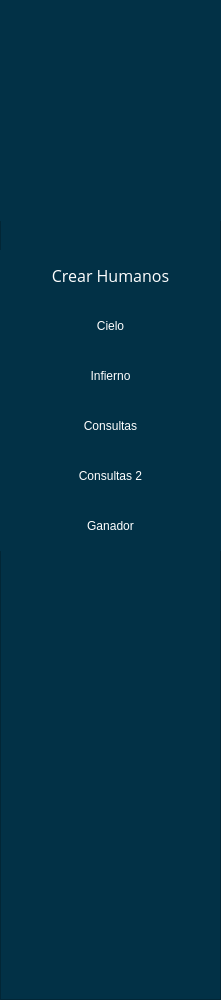
   <widget class="QFrame" name="sideBarFrame">
    <property name="geometry">
     <rect>
      <x>0</x>
      <y>0</y>
      <width>221</width>
      <height>1000</height>
     </rect>
    </property>
    <property name="styleSheet">
     <string notr="true">background-color:rgb(2, 49, 70);</string>
    </property>
    <property name="frameShape">
     <enum>QFrame::StyledPanel</enum>
    </property>
    <property name="frameShadow">
     <enum>QFrame::Raised</enum>
    </property>
    <widget class="QPushButton" name="botonHumanos">
     <property name="geometry">
      <rect>
       <x>0</x>
       <y>250</y>
       <width>221</width>
       <height>51</height>
      </rect>
     </property>
     <property name="font">
      <font>
       <family>Open Sans</family>
       <pointsize>12</pointsize>
       <weight>50</weight>
       <italic>false</italic>
       <bold>false</bold>
      </font>
     </property>
     <property name="styleSheet">
      <string notr="true">image:url(&quot;:/images/plus.png&quot;);
image-position:left;
color: white;
padding: 10px;
border:0px;
font: 12pt &quot;Open Sans&quot;;
</string>
     </property>
     <property name="text">
      <string>Crear Humanos</string>
     </property>
     <property name="iconSize">
      <size>
       <width>14</width>
       <height>14</height>
      </size>
     </property>
    </widget>
    <widget class="QPushButton" name="botonInfierno">
     <property name="geometry">
      <rect>
       <x>0</x>
       <y>350</y>
       <width>221</width>
       <height>51</height>
      </rect>
     </property>
     <property name="styleSheet">
      <string notr="true">image:url(&quot;:/images/hell.png&quot;);
image-position:left;
color: white;
padding: 10px;
border:0px;
font: 12pt &quot;Open Sans&quot;;
</string>
     </property>
     <property name="text">
      <string>Infierno</string>
     </property>
    </widget>
    <widget class="QPushButton" name="botonGanador">
     <property name="geometry">
      <rect>
       <x>0</x>
       <y>500</y>
       <width>221</width>
       <height>51</height>
      </rect>
     </property>
     <property name="styleSheet">
      <string notr="true">image:url(&quot;:/images/trophy.png&quot;);
image-position:left;
color: white;
padding: 10px;
border:0px;
font: 12pt &quot;Open Sans&quot;;</string>
     </property>
     <property name="text">
      <string>Ganador</string>
     </property>
    </widget>
    <widget class="QPushButton" name="botonConsultas">
     <property name="geometry">
      <rect>
       <x>0</x>
       <y>400</y>
       <width>221</width>
       <height>51</height>
      </rect>
     </property>
     <property name="styleSheet">
      <string notr="true">image:url(&quot;:/images/consulta.png&quot;);
image-position:left;
color: white;
padding: 10px;
border:0px;
font: 12pt &quot;Open Sans&quot;;</string>
     </property>
     <property name="text">
      <string>Consultas</string>
     </property>
    </widget>
    <widget class="QPushButton" name="botonConsultas2">
     <property name="geometry">
      <rect>
       <x>0</x>
       <y>450</y>
       <width>221</width>
       <height>51</height>
      </rect>
     </property>
     <property name="styleSheet">
      <string notr="true">image:url(&quot;:/images/consulta.png&quot;);
image-position:left;
color: white;
padding: 10px;
border:0px;
font: 12pt &quot;Open Sans&quot;;</string>
     </property>
     <property name="text">
      <string>Consultas 2</string>
     </property>
    </widget>
    <widget class="QPushButton" name="botonCielo">
     <property name="geometry">
      <rect>
       <x>0</x>
       <y>300</y>
       <width>221</width>
       <height>51</height>
      </rect>
     </property>
     <property name="styleSheet">
      <string notr="true">image:url(&quot;:/images/heaven.png&quot;);
image-position:left;
color: white;
padding: 10px;
border:0px;
font: 12pt &quot;Open Sans&quot;;</string>
     </property>
     <property name="text">
      <string>Cielo</string>
     </property>
    </widget>
    <widget class="QLabel" name="label">
     <property name="geometry">
      <rect>
       <x>0</x>
       <y>0</y>
       <width>221</width>
       <height>221</height>
      </rect>
     </property>
     <property name="styleSheet">
      <string notr="true">image:url(&quot;:/images/picture.jpg&quot;);</string>
     </property>
     <property name="text">
      <string/>
     </property>
    </widget>
   </widget>
